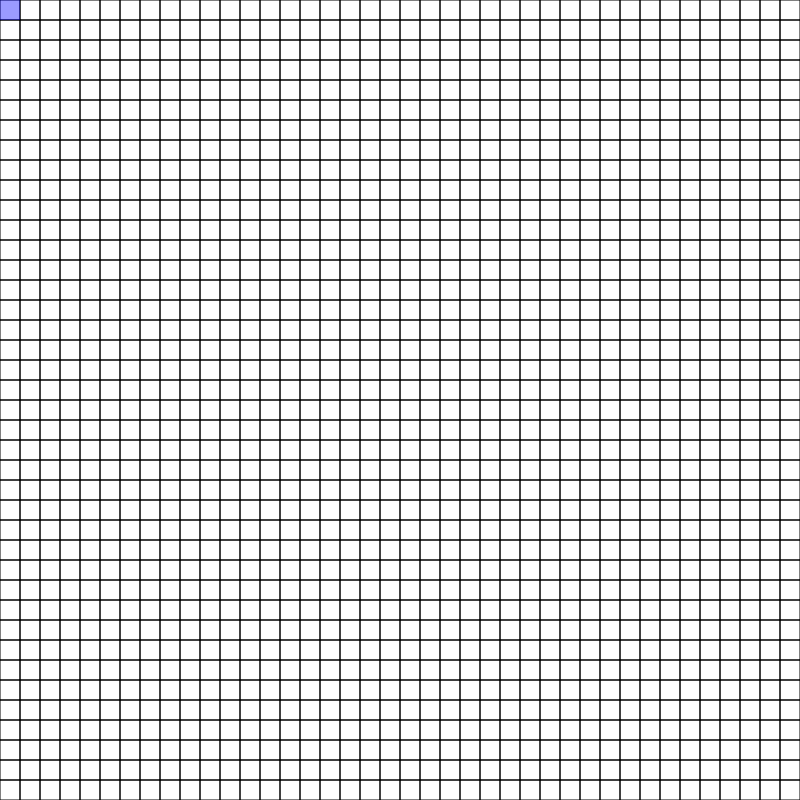
Frame 1 (no input)
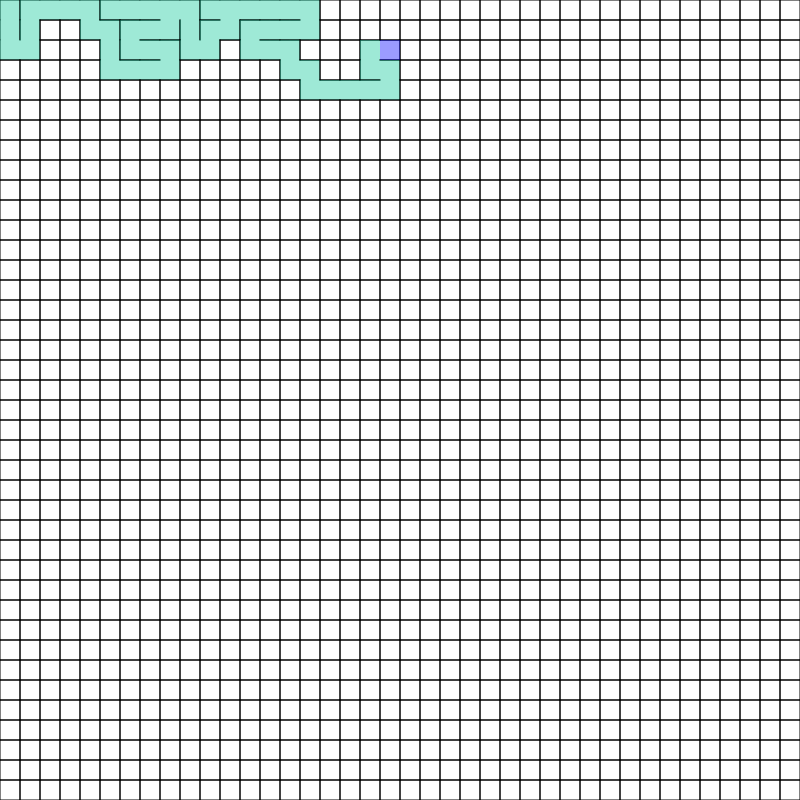
Frame 60 (no input)
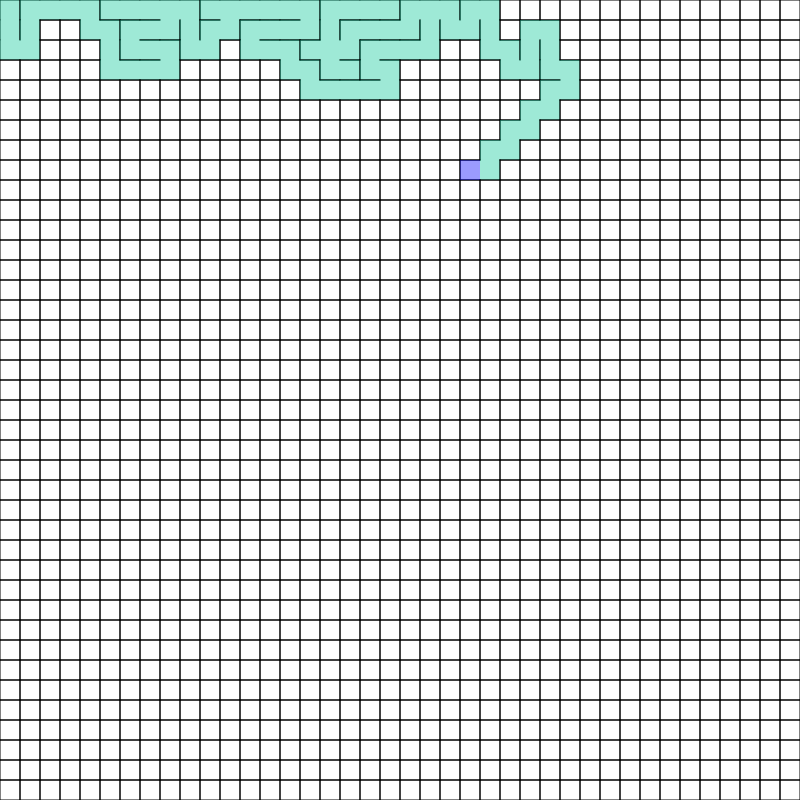
Frame 120 (the mouse pressed at the canvas centre since frame 60)

The p5.js sketch that drew these frames (run headless with seeded random() and noise() and a simulated clock; from frame 60 on, the mouse is pressed at the canvas centre):

// p5.js sketch
// ── sketch.js
let collumns, rows;
const gridWidth = 20;
let grid = [];
let current;
let gradient = 0;
let counter = 1;
let stack = [];
let canvasSize = 800

function setup() {
  grid = [];
	createCanvas(canvasSize, canvasSize);
  collumns = floor(width/gridWidth);
  rows = floor(height/gridWidth);

  for(let y = 0; y < rows; y++) {
    for(let x = 0; x < collumns; x++) {
      let cell = new Cell(x, y);
      grid.push(cell);
    }
  }
  current = grid[0];
  // current.counter = counter;
  // counter++;
}

function draw() {
  background(255);

  for(let i = 0; i < grid.length; i++) {
    grid[i].show();
  }

  current.highlight()
  current.visited = true;
  let next = current.checkNeighbors();

  if(next) {
    stack.push(current);
    removeWalls(current, next);
    current = next;
    // if(!current.counter) current.counter += counter;
    // counter++;
  } else if(stack.length){
    current = stack.pop();
  }

}

function windowResized() {
  resizeCanvas(windowWidth, windowHeight);
}

const getIndex = (x, y) => {
  let a = x < 0;
  let b = y < 0;
  let c = x > collumns - 1;
  let d = y > rows - 1;
  if(a || b || c || d) return -1;
  return x + y * collumns;
}

const removeWalls = (currentCell, nextCell) => {
  let y = currentCell.y - nextCell.y;
  let x = currentCell.x - nextCell.x;
  switch(y) {
    case 1:
      currentCell.walls.north = false;
      nextCell.walls.south = false;
      break;
    case -1:
      currentCell.walls.south = false;
      nextCell.walls.north = false;
      break;
    default:

  }
  switch(x) {
    case 1:
      currentCell.walls.west = false;
      nextCell.walls.east = false;
      break;
    case -1:
      currentCell.walls.east = false;
      nextCell.walls.west = false;
      break;
  }
}


// ── Cell.js
class Cell {
  constructor(x, y) {
    this.x = x;
    this.y = y;
    this.visited = false;
    this.walls = {
      north: true,
      east: true,
      south: true,
      west: true,
    }
    this.counter = 0;
  }

  show() {
    const w = gridWidth;
    let x = this.x * w;
    let y = this.y * w;
    stroke(0);
    if(this.walls.north) line(x, y, (x + w), y);
    if(this.walls.east) line((x + w), y, (x + w), (y + w));
    if(this.walls.south) line((x + w), (y + w), x, (y + w));
    if(this.walls.west) line(x, (y + w), x, y);

    if(this.visited) {
      noStroke()
      fill(10, 200, 150, 100);
      rect(x, y, w, w);
      // fill(255, 255, 255)
      // text(this.counter.toString(), x + 30, y + 30)
    }
  }

  checkNeighbors() {
    let possibleNext = [];
    let x = this.x;
    let y = this.y;
    let north = grid[getIndex(x, y - 1)];
    let east = grid[getIndex(x + 1, y)];
    let south = grid[getIndex(x, y + 1)];
    let west = grid[getIndex(x - 1, y)];

    let neighbors = [north, east, south, west];

    for(let i = 0; i < neighbors.length; i++) {
      if(neighbors[i] && !neighbors[i].visited) {
        possibleNext.push(neighbors[i]);
      }
    }

    if(possibleNext.length > 0) {
      let r = Math.floor(Math.random() * possibleNext.length);
      return possibleNext[r];
    } else {
      return undefined;
    }
  }

  highlight() {
    const w = gridWidth;
    let x = this.x * w;
    let y = this.y * w;

    noStroke();
    fill(0, 0, 255, 100);
    rect(x, y, w, w);
  };
}
